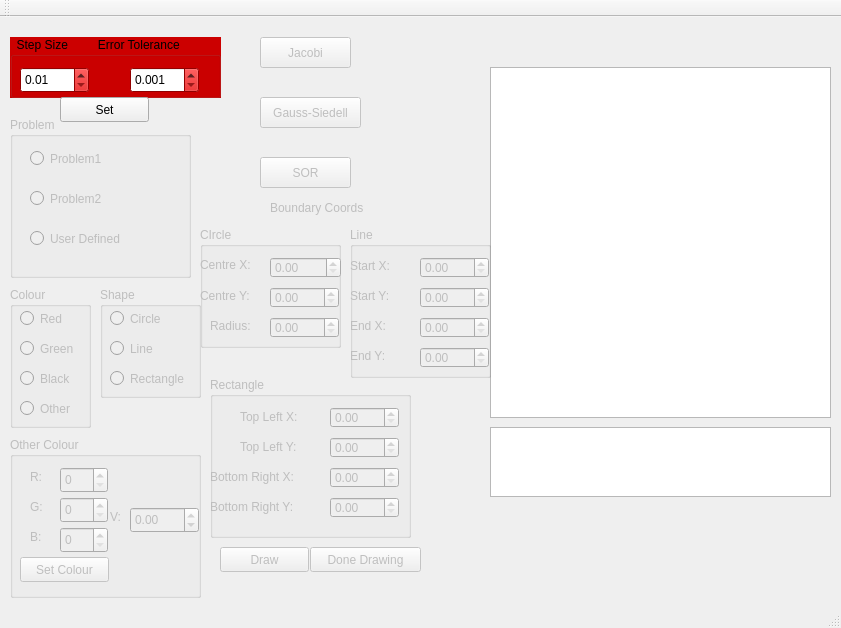
<?xml version="1.0" encoding="UTF-8"?>
<ui version="4.0">
 <class>MainWindow</class>
 <widget class="QMainWindow" name="MainWindow">
  <property name="geometry">
   <rect>
    <x>0</x>
    <y>0</y>
    <width>841</width>
    <height>628</height>
   </rect>
  </property>
  <property name="windowTitle">
   <string>MainWindow</string>
  </property>
  <widget class="QWidget" name="centralWidget">
   <widget class="QPushButton" name="GaussSeidell">
    <property name="enabled">
     <bool>false</bool>
    </property>
    <property name="geometry">
     <rect>
      <x>260</x>
      <y>80</y>
      <width>101</width>
      <height>31</height>
     </rect>
    </property>
    <property name="text">
     <string>Gauss-Siedell</string>
    </property>
   </widget>
   <widget class="QPushButton" name="Jacobi">
    <property name="enabled">
     <bool>false</bool>
    </property>
    <property name="geometry">
     <rect>
      <x>260</x>
      <y>20</y>
      <width>91</width>
      <height>31</height>
     </rect>
    </property>
    <property name="text">
     <string>Jacobi</string>
    </property>
   </widget>
   <widget class="QPushButton" name="SOR">
    <property name="enabled">
     <bool>false</bool>
    </property>
    <property name="geometry">
     <rect>
      <x>260</x>
      <y>140</y>
      <width>91</width>
      <height>31</height>
     </rect>
    </property>
    <property name="text">
     <string>SOR</string>
    </property>
   </widget>
   <widget class="QGroupBox" name="groupBox">
    <property name="geometry">
     <rect>
      <x>10</x>
      <y>20</y>
      <width>211</width>
      <height>61</height>
     </rect>
    </property>
    <property name="palette">
     <palette>
      <active>
       <colorrole role="WindowText">
        <brush brushstyle="SolidPattern">
         <color alpha="255">
          <red>0</red>
          <green>0</green>
          <blue>0</blue>
         </color>
        </brush>
       </colorrole>
       <colorrole role="Button">
        <brush brushstyle="SolidPattern">
         <color alpha="255">
          <red>204</red>
          <green>0</green>
          <blue>0</blue>
         </color>
        </brush>
       </colorrole>
       <colorrole role="Light">
        <brush brushstyle="SolidPattern">
         <color alpha="255">
          <red>255</red>
          <green>51</green>
          <blue>51</blue>
         </color>
        </brush>
       </colorrole>
       <colorrole role="Midlight">
        <brush brushstyle="SolidPattern">
         <color alpha="255">
          <red>229</red>
          <green>25</green>
          <blue>25</blue>
         </color>
        </brush>
       </colorrole>
       <colorrole role="Dark">
        <brush brushstyle="SolidPattern">
         <color alpha="255">
          <red>102</red>
          <green>0</green>
          <blue>0</blue>
         </color>
        </brush>
       </colorrole>
       <colorrole role="Mid">
        <brush brushstyle="SolidPattern">
         <color alpha="255">
          <red>136</red>
          <green>0</green>
          <blue>0</blue>
         </color>
        </brush>
       </colorrole>
       <colorrole role="Text">
        <brush brushstyle="SolidPattern">
         <color alpha="255">
          <red>0</red>
          <green>0</green>
          <blue>0</blue>
         </color>
        </brush>
       </colorrole>
       <colorrole role="BrightText">
        <brush brushstyle="SolidPattern">
         <color alpha="255">
          <red>255</red>
          <green>255</green>
          <blue>255</blue>
         </color>
        </brush>
       </colorrole>
       <colorrole role="ButtonText">
        <brush brushstyle="SolidPattern">
         <color alpha="255">
          <red>0</red>
          <green>0</green>
          <blue>0</blue>
         </color>
        </brush>
       </colorrole>
       <colorrole role="Base">
        <brush brushstyle="SolidPattern">
         <color alpha="255">
          <red>255</red>
          <green>255</green>
          <blue>255</blue>
         </color>
        </brush>
       </colorrole>
       <colorrole role="Window">
        <brush brushstyle="SolidPattern">
         <color alpha="255">
          <red>204</red>
          <green>0</green>
          <blue>0</blue>
         </color>
        </brush>
       </colorrole>
       <colorrole role="Shadow">
        <brush brushstyle="SolidPattern">
         <color alpha="255">
          <red>0</red>
          <green>0</green>
          <blue>0</blue>
         </color>
        </brush>
       </colorrole>
       <colorrole role="AlternateBase">
        <brush brushstyle="SolidPattern">
         <color alpha="255">
          <red>229</red>
          <green>127</green>
          <blue>127</blue>
         </color>
        </brush>
       </colorrole>
       <colorrole role="ToolTipBase">
        <brush brushstyle="SolidPattern">
         <color alpha="255">
          <red>255</red>
          <green>255</green>
          <blue>220</blue>
         </color>
        </brush>
       </colorrole>
       <colorrole role="ToolTipText">
        <brush brushstyle="SolidPattern">
         <color alpha="255">
          <red>0</red>
          <green>0</green>
          <blue>0</blue>
         </color>
        </brush>
       </colorrole>
      </active>
      <inactive>
       <colorrole role="WindowText">
        <brush brushstyle="SolidPattern">
         <color alpha="255">
          <red>0</red>
          <green>0</green>
          <blue>0</blue>
         </color>
        </brush>
       </colorrole>
       <colorrole role="Button">
        <brush brushstyle="SolidPattern">
         <color alpha="255">
          <red>204</red>
          <green>0</green>
          <blue>0</blue>
         </color>
        </brush>
       </colorrole>
       <colorrole role="Light">
        <brush brushstyle="SolidPattern">
         <color alpha="255">
          <red>255</red>
          <green>51</green>
          <blue>51</blue>
         </color>
        </brush>
       </colorrole>
       <colorrole role="Midlight">
        <brush brushstyle="SolidPattern">
         <color alpha="255">
          <red>229</red>
          <green>25</green>
          <blue>25</blue>
         </color>
        </brush>
       </colorrole>
       <colorrole role="Dark">
        <brush brushstyle="SolidPattern">
         <color alpha="255">
          <red>102</red>
          <green>0</green>
          <blue>0</blue>
         </color>
        </brush>
       </colorrole>
       <colorrole role="Mid">
        <brush brushstyle="SolidPattern">
         <color alpha="255">
          <red>136</red>
          <green>0</green>
          <blue>0</blue>
         </color>
        </brush>
       </colorrole>
       <colorrole role="Text">
        <brush brushstyle="SolidPattern">
         <color alpha="255">
          <red>0</red>
          <green>0</green>
          <blue>0</blue>
         </color>
        </brush>
       </colorrole>
       <colorrole role="BrightText">
        <brush brushstyle="SolidPattern">
         <color alpha="255">
          <red>255</red>
          <green>255</green>
          <blue>255</blue>
         </color>
        </brush>
       </colorrole>
       <colorrole role="ButtonText">
        <brush brushstyle="SolidPattern">
         <color alpha="255">
          <red>0</red>
          <green>0</green>
          <blue>0</blue>
         </color>
        </brush>
       </colorrole>
       <colorrole role="Base">
        <brush brushstyle="SolidPattern">
         <color alpha="255">
          <red>255</red>
          <green>255</green>
          <blue>255</blue>
         </color>
        </brush>
       </colorrole>
       <colorrole role="Window">
        <brush brushstyle="SolidPattern">
         <color alpha="255">
          <red>204</red>
          <green>0</green>
          <blue>0</blue>
         </color>
        </brush>
       </colorrole>
       <colorrole role="Shadow">
        <brush brushstyle="SolidPattern">
         <color alpha="255">
          <red>0</red>
          <green>0</green>
          <blue>0</blue>
         </color>
        </brush>
       </colorrole>
       <colorrole role="AlternateBase">
        <brush brushstyle="SolidPattern">
         <color alpha="255">
          <red>229</red>
          <green>127</green>
          <blue>127</blue>
         </color>
        </brush>
       </colorrole>
       <colorrole role="ToolTipBase">
        <brush brushstyle="SolidPattern">
         <color alpha="255">
          <red>255</red>
          <green>255</green>
          <blue>220</blue>
         </color>
        </brush>
       </colorrole>
       <colorrole role="ToolTipText">
        <brush brushstyle="SolidPattern">
         <color alpha="255">
          <red>0</red>
          <green>0</green>
          <blue>0</blue>
         </color>
        </brush>
       </colorrole>
      </inactive>
      <disabled>
       <colorrole role="WindowText">
        <brush brushstyle="SolidPattern">
         <color alpha="255">
          <red>102</red>
          <green>0</green>
          <blue>0</blue>
         </color>
        </brush>
       </colorrole>
       <colorrole role="Button">
        <brush brushstyle="SolidPattern">
         <color alpha="255">
          <red>204</red>
          <green>0</green>
          <blue>0</blue>
         </color>
        </brush>
       </colorrole>
       <colorrole role="Light">
        <brush brushstyle="SolidPattern">
         <color alpha="255">
          <red>255</red>
          <green>51</green>
          <blue>51</blue>
         </color>
        </brush>
       </colorrole>
       <colorrole role="Midlight">
        <brush brushstyle="SolidPattern">
         <color alpha="255">
          <red>229</red>
          <green>25</green>
          <blue>25</blue>
         </color>
        </brush>
       </colorrole>
       <colorrole role="Dark">
        <brush brushstyle="SolidPattern">
         <color alpha="255">
          <red>102</red>
          <green>0</green>
          <blue>0</blue>
         </color>
        </brush>
       </colorrole>
       <colorrole role="Mid">
        <brush brushstyle="SolidPattern">
         <color alpha="255">
          <red>136</red>
          <green>0</green>
          <blue>0</blue>
         </color>
        </brush>
       </colorrole>
       <colorrole role="Text">
        <brush brushstyle="SolidPattern">
         <color alpha="255">
          <red>102</red>
          <green>0</green>
          <blue>0</blue>
         </color>
        </brush>
       </colorrole>
       <colorrole role="BrightText">
        <brush brushstyle="SolidPattern">
         <color alpha="255">
          <red>255</red>
          <green>255</green>
          <blue>255</blue>
         </color>
        </brush>
       </colorrole>
       <colorrole role="ButtonText">
        <brush brushstyle="SolidPattern">
         <color alpha="255">
          <red>102</red>
          <green>0</green>
          <blue>0</blue>
         </color>
        </brush>
       </colorrole>
       <colorrole role="Base">
        <brush brushstyle="SolidPattern">
         <color alpha="255">
          <red>204</red>
          <green>0</green>
          <blue>0</blue>
         </color>
        </brush>
       </colorrole>
       <colorrole role="Window">
        <brush brushstyle="SolidPattern">
         <color alpha="255">
          <red>204</red>
          <green>0</green>
          <blue>0</blue>
         </color>
        </brush>
       </colorrole>
       <colorrole role="Shadow">
        <brush brushstyle="SolidPattern">
         <color alpha="255">
          <red>0</red>
          <green>0</green>
          <blue>0</blue>
         </color>
        </brush>
       </colorrole>
       <colorrole role="AlternateBase">
        <brush brushstyle="SolidPattern">
         <color alpha="255">
          <red>204</red>
          <green>0</green>
          <blue>0</blue>
         </color>
        </brush>
       </colorrole>
       <colorrole role="ToolTipBase">
        <brush brushstyle="SolidPattern">
         <color alpha="255">
          <red>255</red>
          <green>255</green>
          <blue>220</blue>
         </color>
        </brush>
       </colorrole>
       <colorrole role="ToolTipText">
        <brush brushstyle="SolidPattern">
         <color alpha="255">
          <red>0</red>
          <green>0</green>
          <blue>0</blue>
         </color>
        </brush>
       </colorrole>
      </disabled>
     </palette>
    </property>
    <property name="autoFillBackground">
     <bool>true</bool>
    </property>
    <property name="title">
     <string>  Step Size         Error Tolerance</string>
    </property>
    <widget class="QDoubleSpinBox" name="deltaVal">
     <property name="geometry">
      <rect>
       <x>10</x>
       <y>30</y>
       <width>69</width>
       <height>26</height>
      </rect>
     </property>
     <property name="minimumSize">
      <size>
       <width>69</width>
       <height>26</height>
      </size>
     </property>
     <property name="maximumSize">
      <size>
       <width>69</width>
       <height>26</height>
      </size>
     </property>
     <property name="minimum">
      <double>0.010000000000000</double>
     </property>
     <property name="maximum">
      <double>0.050000000000000</double>
     </property>
     <property name="singleStep">
      <double>0.010000000000000</double>
     </property>
    </widget>
    <widget class="QDoubleSpinBox" name="ErrTol">
     <property name="geometry">
      <rect>
       <x>120</x>
       <y>30</y>
       <width>69</width>
       <height>26</height>
      </rect>
     </property>
     <property name="decimals">
      <number>3</number>
     </property>
     <property name="minimum">
      <double>0.001000000000000</double>
     </property>
     <property name="maximum">
      <double>0.100000000000000</double>
     </property>
     <property name="singleStep">
      <double>0.001000000000000</double>
     </property>
    </widget>
   </widget>
   <widget class="QLabel" name="label_2">
    <property name="enabled">
     <bool>false</bool>
    </property>
    <property name="geometry">
     <rect>
      <x>270</x>
      <y>180</y>
      <width>121</width>
      <height>21</height>
     </rect>
    </property>
    <property name="text">
     <string>Boundary Coords</string>
    </property>
   </widget>
   <widget class="QGraphicsView" name="graphicsView">
    <property name="geometry">
     <rect>
      <x>490</x>
      <y>50</y>
      <width>341</width>
      <height>351</height>
     </rect>
    </property>
   </widget>
   <widget class="QGroupBox" name="groupBox_2">
    <property name="enabled">
     <bool>false</bool>
    </property>
    <property name="geometry">
     <rect>
      <x>10</x>
      <y>100</y>
      <width>181</width>
      <height>161</height>
     </rect>
    </property>
    <property name="title">
     <string>Problem</string>
    </property>
    <widget class="QRadioButton" name="Problem1">
     <property name="geometry">
      <rect>
       <x>20</x>
       <y>30</y>
       <width>112</width>
       <height>23</height>
      </rect>
     </property>
     <property name="text">
      <string>Problem1</string>
     </property>
    </widget>
    <widget class="QRadioButton" name="Problem2">
     <property name="geometry">
      <rect>
       <x>20</x>
       <y>70</y>
       <width>112</width>
       <height>23</height>
      </rect>
     </property>
     <property name="text">
      <string>Problem2</string>
     </property>
    </widget>
    <widget class="QRadioButton" name="UD">
     <property name="geometry">
      <rect>
       <x>20</x>
       <y>110</y>
       <width>121</width>
       <height>23</height>
      </rect>
     </property>
     <property name="text">
      <string>User Defined</string>
     </property>
    </widget>
   </widget>
   <widget class="QGroupBox" name="groupBox_3">
    <property name="enabled">
     <bool>false</bool>
    </property>
    <property name="geometry">
     <rect>
      <x>10</x>
      <y>270</y>
      <width>81</width>
      <height>141</height>
     </rect>
    </property>
    <property name="title">
     <string>Colour</string>
    </property>
    <property name="checkable">
     <bool>false</bool>
    </property>
    <widget class="QRadioButton" name="red">
     <property name="geometry">
      <rect>
       <x>10</x>
       <y>20</y>
       <width>112</width>
       <height>23</height>
      </rect>
     </property>
     <property name="text">
      <string>Red</string>
     </property>
    </widget>
    <widget class="QRadioButton" name="green">
     <property name="geometry">
      <rect>
       <x>10</x>
       <y>50</y>
       <width>112</width>
       <height>23</height>
      </rect>
     </property>
     <property name="text">
      <string>Green</string>
     </property>
    </widget>
    <widget class="QRadioButton" name="black">
     <property name="geometry">
      <rect>
       <x>10</x>
       <y>80</y>
       <width>112</width>
       <height>23</height>
      </rect>
     </property>
     <property name="text">
      <string>Black</string>
     </property>
    </widget>
    <widget class="QRadioButton" name="Other">
     <property name="geometry">
      <rect>
       <x>10</x>
       <y>110</y>
       <width>112</width>
       <height>23</height>
      </rect>
     </property>
     <property name="text">
      <string>Other</string>
     </property>
    </widget>
   </widget>
   <widget class="QGroupBox" name="groupBox_4">
    <property name="enabled">
     <bool>false</bool>
    </property>
    <property name="geometry">
     <rect>
      <x>100</x>
      <y>270</y>
      <width>101</width>
      <height>111</height>
     </rect>
    </property>
    <property name="title">
     <string>Shape</string>
    </property>
    <widget class="QRadioButton" name="circle">
     <property name="geometry">
      <rect>
       <x>10</x>
       <y>20</y>
       <width>112</width>
       <height>23</height>
      </rect>
     </property>
     <property name="text">
      <string>Circle</string>
     </property>
    </widget>
    <widget class="QRadioButton" name="line">
     <property name="geometry">
      <rect>
       <x>10</x>
       <y>50</y>
       <width>112</width>
       <height>23</height>
      </rect>
     </property>
     <property name="text">
      <string>Line</string>
     </property>
    </widget>
    <widget class="QRadioButton" name="rectangle">
     <property name="geometry">
      <rect>
       <x>10</x>
       <y>80</y>
       <width>112</width>
       <height>23</height>
      </rect>
     </property>
     <property name="text">
      <string>Rectangle</string>
     </property>
    </widget>
   </widget>
   <widget class="QPushButton" name="Draw">
    <property name="enabled">
     <bool>false</bool>
    </property>
    <property name="geometry">
     <rect>
      <x>220</x>
      <y>530</y>
      <width>89</width>
      <height>25</height>
     </rect>
    </property>
    <property name="text">
     <string>Draw</string>
    </property>
   </widget>
   <widget class="QPushButton" name="Draw_2">
    <property name="enabled">
     <bool>false</bool>
    </property>
    <property name="geometry">
     <rect>
      <x>310</x>
      <y>530</y>
      <width>111</width>
      <height>25</height>
     </rect>
    </property>
    <property name="text">
     <string>Done Drawing</string>
    </property>
   </widget>
   <widget class="QGroupBox" name="Circlegroup">
    <property name="enabled">
     <bool>false</bool>
    </property>
    <property name="geometry">
     <rect>
      <x>200</x>
      <y>210</y>
      <width>141</width>
      <height>121</height>
     </rect>
    </property>
    <property name="title">
     <string>CIrcle</string>
    </property>
    <widget class="QLabel" name="label_3">
     <property name="geometry">
      <rect>
       <x>0</x>
       <y>30</y>
       <width>71</width>
       <height>16</height>
      </rect>
     </property>
     <property name="text">
      <string>Centre X:</string>
     </property>
    </widget>
    <widget class="QDoubleSpinBox" name="HorizLinear">
     <property name="geometry">
      <rect>
       <x>70</x>
       <y>30</y>
       <width>71</width>
       <height>21</height>
      </rect>
     </property>
     <property name="maximum">
      <double>300.000000000000000</double>
     </property>
    </widget>
    <widget class="QLabel" name="label_4">
     <property name="geometry">
      <rect>
       <x>0</x>
       <y>60</y>
       <width>71</width>
       <height>17</height>
      </rect>
     </property>
     <property name="text">
      <string>Centre Y:</string>
     </property>
    </widget>
    <widget class="QDoubleSpinBox" name="VertLinear">
     <property name="geometry">
      <rect>
       <x>70</x>
       <y>60</y>
       <width>69</width>
       <height>21</height>
      </rect>
     </property>
     <property name="maximum">
      <double>300.000000000000000</double>
     </property>
    </widget>
    <widget class="QLabel" name="label_9">
     <property name="geometry">
      <rect>
       <x>10</x>
       <y>90</y>
       <width>71</width>
       <height>17</height>
      </rect>
     </property>
     <property name="text">
      <string>Radius:</string>
     </property>
    </widget>
    <widget class="QDoubleSpinBox" name="VertLinear_3">
     <property name="geometry">
      <rect>
       <x>70</x>
       <y>90</y>
       <width>69</width>
       <height>21</height>
      </rect>
     </property>
     <property name="maximum">
      <double>150.000000000000000</double>
     </property>
    </widget>
   </widget>
   <widget class="QGroupBox" name="Linegroup">
    <property name="enabled">
     <bool>false</bool>
    </property>
    <property name="geometry">
     <rect>
      <x>350</x>
      <y>210</y>
      <width>141</width>
      <height>151</height>
     </rect>
    </property>
    <property name="title">
     <string>Line</string>
    </property>
    <widget class="QDoubleSpinBox" name="HorizLinear_3">
     <property name="geometry">
      <rect>
       <x>70</x>
       <y>90</y>
       <width>69</width>
       <height>21</height>
      </rect>
     </property>
     <property name="maximum">
      <double>300.000000000000000</double>
     </property>
    </widget>
    <widget class="QLabel" name="label_8">
     <property name="geometry">
      <rect>
       <x>0</x>
       <y>60</y>
       <width>61</width>
       <height>17</height>
      </rect>
     </property>
     <property name="text">
      <string>Start Y:</string>
     </property>
    </widget>
    <widget class="QDoubleSpinBox" name="VertLinear_4">
     <property name="geometry">
      <rect>
       <x>70</x>
       <y>120</y>
       <width>69</width>
       <height>21</height>
      </rect>
     </property>
     <property name="maximum">
      <double>300.000000000000000</double>
     </property>
    </widget>
    <widget class="QDoubleSpinBox" name="VertLinear_2">
     <property name="geometry">
      <rect>
       <x>70</x>
       <y>60</y>
       <width>69</width>
       <height>21</height>
      </rect>
     </property>
     <property name="maximum">
      <double>300.000000000000000</double>
     </property>
    </widget>
    <widget class="QLabel" name="label_11">
     <property name="geometry">
      <rect>
       <x>0</x>
       <y>120</y>
       <width>61</width>
       <height>17</height>
      </rect>
     </property>
     <property name="text">
      <string>End Y:</string>
     </property>
    </widget>
    <widget class="QLabel" name="label_10">
     <property name="geometry">
      <rect>
       <x>0</x>
       <y>90</y>
       <width>61</width>
       <height>17</height>
      </rect>
     </property>
     <property name="text">
      <string>End X:</string>
     </property>
    </widget>
    <widget class="QLabel" name="label_7">
     <property name="geometry">
      <rect>
       <x>0</x>
       <y>30</y>
       <width>61</width>
       <height>17</height>
      </rect>
     </property>
     <property name="text">
      <string>Start X:</string>
     </property>
    </widget>
    <widget class="QDoubleSpinBox" name="HorizLinear_2">
     <property name="geometry">
      <rect>
       <x>70</x>
       <y>30</y>
       <width>69</width>
       <height>21</height>
      </rect>
     </property>
     <property name="maximum">
      <double>300.000000000000000</double>
     </property>
    </widget>
   </widget>
   <widget class="QGroupBox" name="Rectanglegroup">
    <property name="enabled">
     <bool>false</bool>
    </property>
    <property name="geometry">
     <rect>
      <x>210</x>
      <y>360</y>
      <width>201</width>
      <height>161</height>
     </rect>
    </property>
    <property name="title">
     <string>Rectangle</string>
    </property>
    <widget class="QDoubleSpinBox" name="VertLinear_5">
     <property name="geometry">
      <rect>
       <x>120</x>
       <y>120</y>
       <width>69</width>
       <height>21</height>
      </rect>
     </property>
     <property name="maximum">
      <double>300.000000000000000</double>
     </property>
    </widget>
    <widget class="QLabel" name="label_16">
     <property name="geometry">
      <rect>
       <x>0</x>
       <y>120</y>
       <width>111</width>
       <height>20</height>
      </rect>
     </property>
     <property name="text">
      <string>Bottom Right Y:</string>
     </property>
    </widget>
    <widget class="QDoubleSpinBox" name="HorizLinear_4">
     <property name="geometry">
      <rect>
       <x>120</x>
       <y>30</y>
       <width>69</width>
       <height>21</height>
      </rect>
     </property>
     <property name="maximum">
      <double>300.000000000000000</double>
     </property>
    </widget>
    <widget class="QLabel" name="label_15">
     <property name="geometry">
      <rect>
       <x>30</x>
       <y>60</y>
       <width>81</width>
       <height>20</height>
      </rect>
     </property>
     <property name="text">
      <string>Top Left Y:</string>
     </property>
    </widget>
    <widget class="QDoubleSpinBox" name="HorizLinear_5">
     <property name="geometry">
      <rect>
       <x>120</x>
       <y>90</y>
       <width>69</width>
       <height>21</height>
      </rect>
     </property>
     <property name="maximum">
      <double>300.000000000000000</double>
     </property>
    </widget>
    <widget class="QDoubleSpinBox" name="VertLinear_6">
     <property name="geometry">
      <rect>
       <x>120</x>
       <y>60</y>
       <width>69</width>
       <height>21</height>
      </rect>
     </property>
     <property name="maximum">
      <double>300.000000000000000</double>
     </property>
    </widget>
    <widget class="QLabel" name="label_12">
     <property name="geometry">
      <rect>
       <x>0</x>
       <y>90</y>
       <width>111</width>
       <height>20</height>
      </rect>
     </property>
     <property name="text">
      <string>Bottom Right X:</string>
     </property>
    </widget>
    <widget class="QLabel" name="label_14">
     <property name="geometry">
      <rect>
       <x>30</x>
       <y>30</y>
       <width>81</width>
       <height>20</height>
      </rect>
     </property>
     <property name="text">
      <string>Top Left X:</string>
     </property>
    </widget>
   </widget>
   <widget class="QPushButton" name="pushButton">
    <property name="geometry">
     <rect>
      <x>60</x>
      <y>80</y>
      <width>89</width>
      <height>25</height>
     </rect>
    </property>
    <property name="text">
     <string>Set</string>
    </property>
   </widget>
   <widget class="QTextEdit" name="AppOutput">
    <property name="geometry">
     <rect>
      <x>490</x>
      <y>410</y>
      <width>341</width>
      <height>70</height>
     </rect>
    </property>
   </widget>
   <widget class="QGroupBox" name="OtherColourBox">
    <property name="enabled">
     <bool>false</bool>
    </property>
    <property name="geometry">
     <rect>
      <x>10</x>
      <y>420</y>
      <width>191</width>
      <height>161</height>
     </rect>
    </property>
    <property name="title">
     <string>Other Colour</string>
    </property>
    <widget class="QSpinBox" name="spinBox">
     <property name="geometry">
      <rect>
       <x>50</x>
       <y>30</y>
       <width>48</width>
       <height>26</height>
      </rect>
     </property>
     <property name="maximum">
      <number>255</number>
     </property>
    </widget>
    <widget class="QSpinBox" name="spinBox_2">
     <property name="geometry">
      <rect>
       <x>50</x>
       <y>60</y>
       <width>48</width>
       <height>26</height>
      </rect>
     </property>
     <property name="maximum">
      <number>255</number>
     </property>
    </widget>
    <widget class="QSpinBox" name="spinBox_3">
     <property name="geometry">
      <rect>
       <x>50</x>
       <y>90</y>
       <width>48</width>
       <height>26</height>
      </rect>
     </property>
     <property name="maximum">
      <number>255</number>
     </property>
    </widget>
    <widget class="QLabel" name="label_17">
     <property name="geometry">
      <rect>
       <x>20</x>
       <y>30</y>
       <width>31</width>
       <height>20</height>
      </rect>
     </property>
     <property name="text">
      <string>R:</string>
     </property>
    </widget>
    <widget class="QLabel" name="label_18">
     <property name="geometry">
      <rect>
       <x>20</x>
       <y>60</y>
       <width>31</width>
       <height>20</height>
      </rect>
     </property>
     <property name="text">
      <string>G:</string>
     </property>
    </widget>
    <widget class="QLabel" name="label_19">
     <property name="geometry">
      <rect>
       <x>20</x>
       <y>90</y>
       <width>31</width>
       <height>20</height>
      </rect>
     </property>
     <property name="text">
      <string>B:</string>
     </property>
    </widget>
    <widget class="QLabel" name="label_20">
     <property name="geometry">
      <rect>
       <x>100</x>
       <y>70</y>
       <width>31</width>
       <height>20</height>
      </rect>
     </property>
     <property name="text">
      <string>V:</string>
     </property>
    </widget>
    <widget class="QDoubleSpinBox" name="doubleSpinBox">
     <property name="geometry">
      <rect>
       <x>120</x>
       <y>70</y>
       <width>69</width>
       <height>26</height>
      </rect>
     </property>
     <property name="minimum">
      <double>-1000.000000000000000</double>
     </property>
     <property name="maximum">
      <double>1000.000000000000000</double>
     </property>
    </widget>
    <widget class="QPushButton" name="SetColour">
     <property name="geometry">
      <rect>
       <x>10</x>
       <y>120</y>
       <width>89</width>
       <height>25</height>
      </rect>
     </property>
     <property name="text">
      <string>Set Colour</string>
     </property>
    </widget>
   </widget>
   <zorder>groupBox_3</zorder>
   <zorder>groupBox_2</zorder>
   <zorder>groupBox</zorder>
   <zorder>GaussSeidell</zorder>
   <zorder>Jacobi</zorder>
   <zorder>SOR</zorder>
   <zorder>label_2</zorder>
   <zorder>graphicsView</zorder>
   <zorder>groupBox_4</zorder>
   <zorder>Draw</zorder>
   <zorder>Draw_2</zorder>
   <zorder>Circlegroup</zorder>
   <zorder>Linegroup</zorder>
   <zorder>Rectanglegroup</zorder>
   <zorder>pushButton</zorder>
   <zorder>AppOutput</zorder>
   <zorder>OtherColourBox</zorder>
  </widget>
  <widget class="QMenuBar" name="menuBar">
   <property name="geometry">
    <rect>
     <x>0</x>
     <y>0</y>
     <width>841</width>
     <height>22</height>
    </rect>
   </property>
  </widget>
  <widget class="QToolBar" name="mainToolBar">
   <attribute name="toolBarArea">
    <enum>TopToolBarArea</enum>
   </attribute>
   <attribute name="toolBarBreak">
    <bool>false</bool>
   </attribute>
  </widget>
  <widget class="QStatusBar" name="statusBar"/>
 </widget>
 <layoutdefault spacing="6" margin="11"/>
 <resources/>
 <connections/>
</ui>
